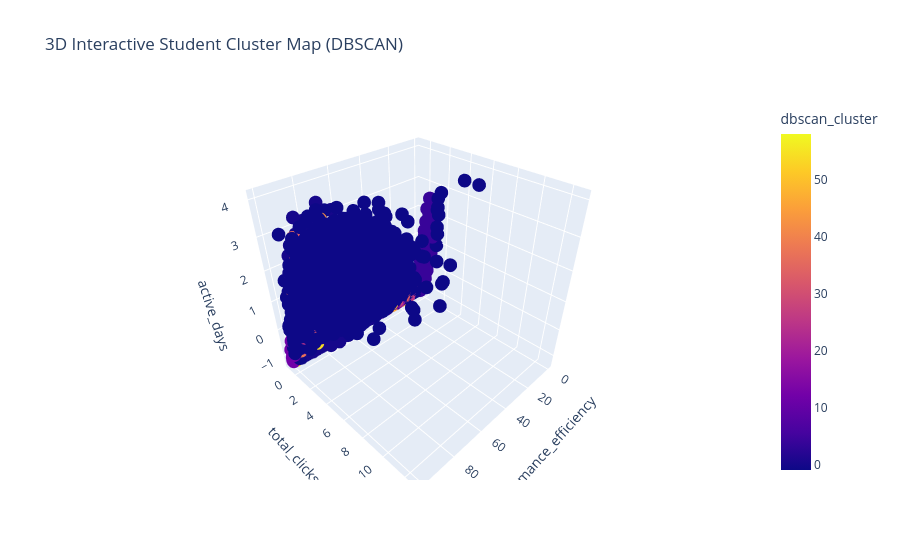

Notebook cell for this chart:
### Markdown cell above
Experimental

### Code cell
import plotly.express as px

# 1. 3D Interactive Cluster Map
# Adds a 3rd dimension (active_days) to see the density in 3D space.
fig = px.scatter_3d(df_dbscan,
                    x='performance_efficiency', y='total_clicks', z='active_days',
                    color='dbscan_cluster',
                    title='3D Interactive Student Cluster Map (DBSCAN)')
fig.show()

# 2. Cluster DNA Heatmap
# Shows exactly what makes each student cluster unique.
profile_cols_all = ['total_clicks', 'active_days', 'performance_efficiency']
cluster_dna = df_dbscan.groupby('dbscan_cluster')[profile_cols_all].mean()

plt.figure(figsize=(10, 6))
sns.heatmap(cluster_dna, annot=True, cmap='RdYlGn', fmt='.2f')
plt.title('Cluster DNA: Mean Metrics per Cluster')
plt.show()

### Figure 1 — Plotly figure (JSON) as saved in the notebook; plotly's stock layout.template omitted (floating-point values rounded to 4 significant figures; data arrays with more than 128 entries replaced by an {"elided": "..."} marker saying what was removed)
{"data": [{"hovertemplate": "performance_efficiency=%{x}<br>total_clicks=%{y}<br>active_days=%{z}<br>dbscan_cluster=%{marker.color}<extra></extra>", "legendgroup": "", "marker": {"color": {"elided": "25783 int values"}, "coloraxis": "coloraxis", "symbol": "circle"}, "mode": "markers", "name": "", "scene": "scene", "showlegend": false, "type": "scatter3d", "x": {"elided": "25783 float values"}, "y": {"elided": "25783 float values"}, "z": {"elided": "25783 float values"}}], "layout": {"coloraxis": {"colorbar": {"title": {"text": "dbscan_cluster"}}, "colorscale": [[0, "#0d0887"], [0.1111, "#46039f"], [0.2222, "#7201a8"], [0.3333, "#9c179e"], [0.4444, "#bd3786"], [0.5556, "#d8576b"], [0.6667, "#ed7953"], [0.7778, "#fb9f3a"], [0.8889, "#fdca26"], [1, "#f0f921"]]}, "legend": {"tracegroupgap": 0}, "scene": {"domain": {"x": [0, 1], "y": [0, 1]}, "xaxis": {"title": {"text": "performance_efficiency"}}, "yaxis": {"title": {"text": "total_clicks"}}, "zaxis": {"title": {"text": "active_days"}}}, "title": {"text": "3D Interactive Student Cluster Map (DBSCAN)"}}}
